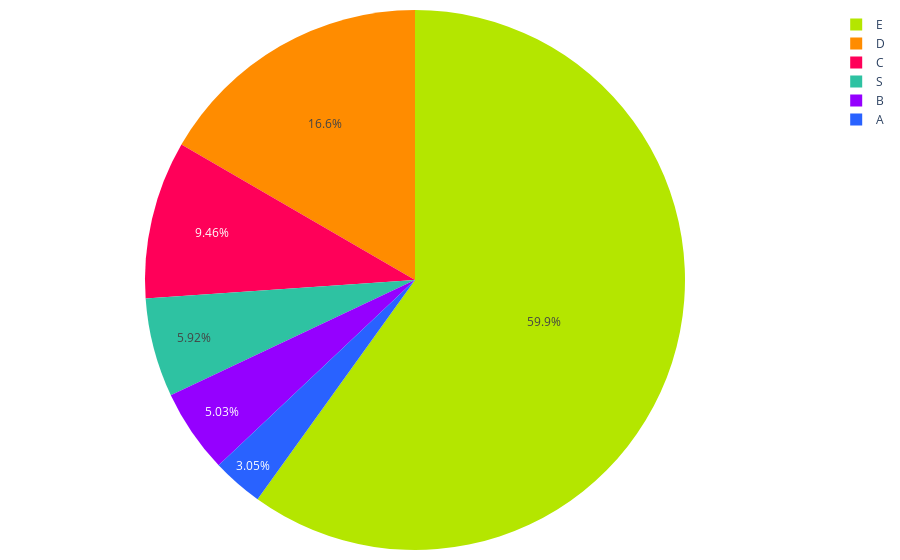

The notebook cell this image was saved under:
### Code cell
porcentajes = creditos_segmentos_2023_pachuca['Porcentaje']
labels = creditos_segmentos_2023_pachuca['Segmento']
colores = ['#2962ff', '#9500ff', '#ff0059', '#ff8c00', '#b4e600', '#2EC2A2','#E50CB6']

fig = go.Figure(data=[go.Pie(labels=labels, values=porcentajes, marker=dict(colors=colores))])
fig.update_traces(textinfo='percent', textposition='inside')
fig.update_layout(
    #title='Distribución de créditos por segmento 2023', # Agregar título
    #showlegend=False  # Ocultar leyenda
    margin=dict(l=10, r=10, t=10, b=10),  # Ajusta los márgenes (left, right, top, bottom)        
)

# Exportar gráfica como archivo HTML
def guardar_grafico_como_html(fig, nombre_archivo, carpeta='graficas'):
    # Crear la carpeta si no existe
    if not os.path.exists(carpeta):
        os.makedirs(carpeta)
    
    # Gráfica como archivo HTML en la carpeta especificada
    pio.write_html(fig, f'{carpeta}/{nombre_archivo}.html')

guardar_grafico_como_html(fig, 'g_pie_discreditos_X_segmento_2023_peubla', carpeta='graficas')

fig.show()

### Figure 1 — Plotly figure (JSON) as saved in the notebook; plotly's stock layout.template omitted (floating-point values rounded to 4 significant figures)
{"data": [{"labels": ["A", "B", "C", "D", "E", "S"], "marker": {"colors": ["#2962ff", "#9500ff", "#ff0059", "#ff8c00", "#b4e600", "#2EC2A2", "#E50CB6"]}, "textinfo": "percent", "textposition": "inside", "type": "pie", "values": [3.045, 5.02, 9.44, 16.61, 59.8, 5.906]}], "layout": {"margin": {"b": 10, "l": 10, "r": 10, "t": 10}}}
